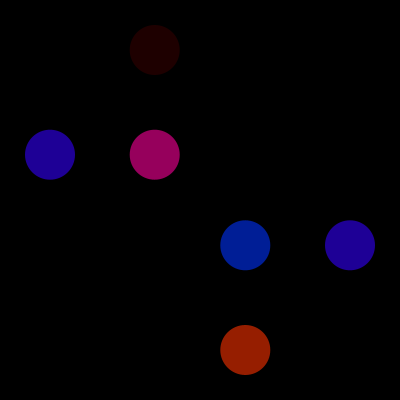
Frame 1 (no input)
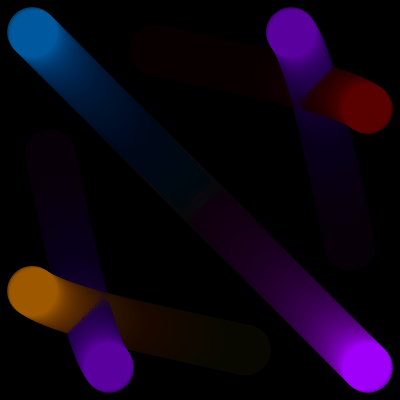
Frame 60 (the mouse pressed at the canvas centre just before this capture)
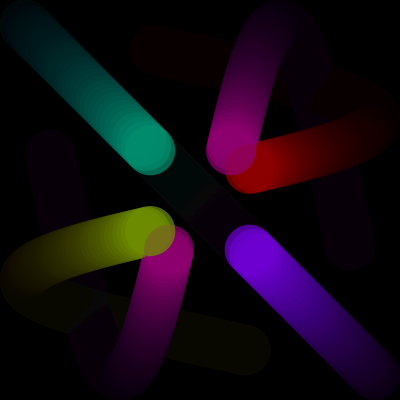
Frame 120 (the mouse held since frame 60 and released just before this capture)

The Processing sketch that drew these frames (run headless with seeded random() and noise(); from frame 60 on, the mouse is pressed at the canvas centre):

// Processing sketch: processing_76951
// ── processing_76951.pde

int shapeSize = 50;
float posX = shapeSize, posY = 0;

int speedX = 1, speedY = 1;
int i = 230;

void setup()
{
  size(400, 400);
  background(0);
}

void draw()
{
  fill(0, 15);
  rect(0, 0, width, height);
  //sin returns a value between - 1 and 1; scale result so ellipse stays on screen along y axis
  posY = (sin(i*PI/120) + 1)*(height-shapeSize)/2+shapeSize/2;
  fill(255);
  noStroke();
  fill(posX*255/300, 0, 255-(posX*255/300), 180);
  ellipse(posX, posY, shapeSize, shapeSize);
  fill(posX*255/300, 0, 0, 180);
  ellipse(posY, posX, shapeSize, shapeSize);
  fill(255-(posX*255/300), 0, posY*255/300, 180);
  ellipse(posY, posY, shapeSize, shapeSize);
  fill((posX*255/300), 0, 255-(posX*255/300), 180);
  ellipse(width - posX, height - posY, shapeSize, shapeSize);
  fill(255-(posX*255/300), posX*255/300, 0, 180);
  ellipse(width - posY, height - posX, shapeSize, shapeSize);
  fill(0, posX*255/300, 255-(posX*255/300), 180);
  ellipse(width - posY, height - posY, shapeSize, shapeSize);
  posX += speedX;
  if (posX < shapeSize/2 || posX > width - shapeSize/2)
    speedX = - speedX;
  i = i + speedY;
  if (i <= 180 || i >= 300) 
    speedY = - speedY;
}
